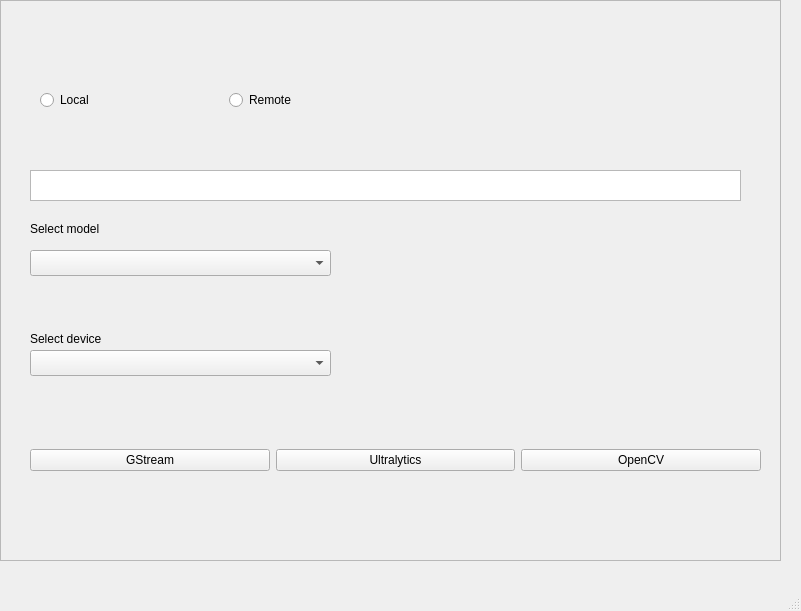
<?xml version="1.0" encoding="UTF-8"?>
<ui version="4.0">
 <class>MainWindow</class>
 <widget class="QMainWindow" name="MainWindow">
  <property name="geometry">
   <rect>
    <x>0</x>
    <y>0</y>
    <width>801</width>
    <height>611</height>
   </rect>
  </property>
  <property name="windowTitle">
   <string>MainWindow</string>
  </property>
  <widget class="QWidget" name="centralwidget">
   <property name="sizePolicy">
    <sizepolicy hsizetype="Preferred" vsizetype="Preferred">
     <horstretch>0</horstretch>
     <verstretch>0</verstretch>
    </sizepolicy>
   </property>
   <widget class="QFrame" name="frame">
    <property name="geometry">
     <rect>
      <x>0</x>
      <y>0</y>
      <width>781</width>
      <height>561</height>
     </rect>
    </property>
    <property name="sizePolicy">
     <sizepolicy hsizetype="Maximum" vsizetype="Maximum">
      <horstretch>0</horstretch>
      <verstretch>0</verstretch>
     </sizepolicy>
    </property>
    <property name="frameShape">
     <enum>QFrame::Shape::StyledPanel</enum>
    </property>
    <property name="frameShadow">
     <enum>QFrame::Shadow::Raised</enum>
    </property>
    <widget class="QWidget" name="horizontalLayoutWidget">
     <property name="geometry">
      <rect>
       <x>40</x>
       <y>60</y>
       <width>371</width>
       <height>80</height>
      </rect>
     </property>
     <layout class="QHBoxLayout" name="horizontalLayout">
      <item>
       <widget class="QRadioButton" name="radioButton_local">
        <property name="text">
         <string>Local</string>
        </property>
        <attribute name="buttonGroup">
         <string notr="true">button_group_source_video</string>
        </attribute>
       </widget>
      </item>
      <item>
       <widget class="QRadioButton" name="radioButton_remote">
        <property name="text">
         <string>Remote</string>
        </property>
        <attribute name="buttonGroup">
         <string notr="true">button_group_source_video</string>
        </attribute>
       </widget>
      </item>
     </layout>
    </widget>
    <widget class="QWidget" name="horizontalLayoutWidget_2">
     <property name="geometry">
      <rect>
       <x>30</x>
       <y>420</y>
       <width>731</width>
       <height>80</height>
      </rect>
     </property>
     <layout class="QHBoxLayout" name="horizontalLayout_2">
      <item>
       <widget class="QPushButton" name="pushButton_gstream">
        <property name="text">
         <string>GStream</string>
        </property>
       </widget>
      </item>
      <item>
       <widget class="QPushButton" name="pushButton_utralytics">
        <property name="text">
         <string>Ultralytics</string>
        </property>
       </widget>
      </item>
      <item>
       <widget class="QPushButton" name="pushButton_opencv">
        <property name="text">
         <string>OpenCV</string>
        </property>
       </widget>
      </item>
     </layout>
    </widget>
    <widget class="QWidget" name="verticalLayoutWidget">
     <property name="geometry">
      <rect>
       <x>30</x>
       <y>170</y>
       <width>711</width>
       <height>31</height>
      </rect>
     </property>
     <layout class="QVBoxLayout" name="vbox_url">
      <item>
       <widget class="QTextEdit" name="textEdit_url">
        <property name="sizePolicy">
         <sizepolicy hsizetype="Preferred" vsizetype="Preferred">
          <horstretch>0</horstretch>
          <verstretch>0</verstretch>
         </sizepolicy>
        </property>
       </widget>
      </item>
     </layout>
    </widget>
    <widget class="QComboBox" name="comboBox_select_model">
     <property name="geometry">
      <rect>
       <x>30</x>
       <y>250</y>
       <width>301</width>
       <height>26</height>
      </rect>
     </property>
    </widget>
    <widget class="QComboBox" name="comboBox_2">
     <property name="geometry">
      <rect>
       <x>30</x>
       <y>350</y>
       <width>301</width>
       <height>26</height>
      </rect>
     </property>
    </widget>
    <widget class="QLabel" name="label_select_model">
     <property name="geometry">
      <rect>
       <x>30</x>
       <y>220</y>
       <width>141</width>
       <height>18</height>
      </rect>
     </property>
     <property name="text">
      <string>Select model</string>
     </property>
    </widget>
    <widget class="QLabel" name="label_input_device">
     <property name="geometry">
      <rect>
       <x>30</x>
       <y>330</y>
       <width>141</width>
       <height>18</height>
      </rect>
     </property>
     <property name="sizePolicy">
      <sizepolicy hsizetype="Preferred" vsizetype="Preferred">
       <horstretch>0</horstretch>
       <verstretch>0</verstretch>
      </sizepolicy>
     </property>
     <property name="text">
      <string>Select device</string>
     </property>
    </widget>
   </widget>
  </widget>
  <widget class="QMenuBar" name="menubar">
   <property name="geometry">
    <rect>
     <x>0</x>
     <y>0</y>
     <width>801</width>
     <height>23</height>
    </rect>
   </property>
  </widget>
  <widget class="QStatusBar" name="statusbar"/>
 </widget>
 <resources/>
 <connections/>
 <buttongroups>
  <buttongroup name="button_group_source_video"/>
 </buttongroups>
</ui>
